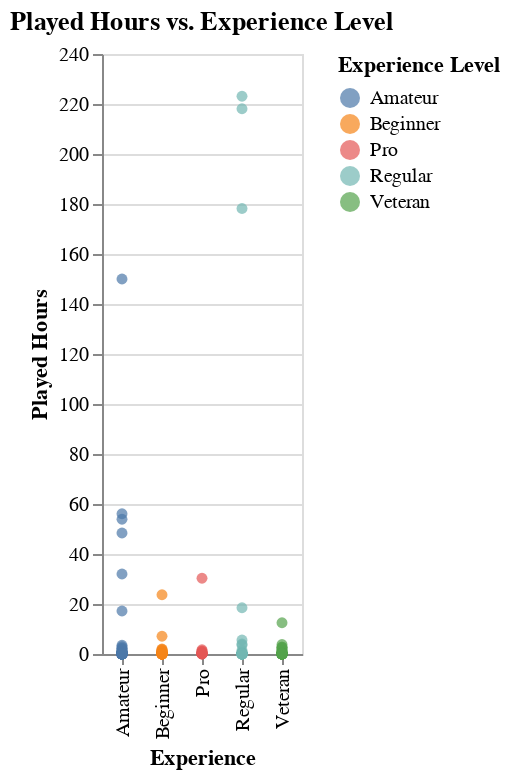

The cell this chart's notebook holds for it:
### Markdown cell above
**Figure 2: Bar plot showing the mean played hours (x axis) for the 5 distinct experience levels (y axis).**

### Code cell
players_plot = alt.Chart(players_wrangled).mark_circle().encode(
    x=alt.X("experience").title("Experience"),
    y=alt.Y("played_hours").title("Played Hours"),
    color=alt.Color("experience").title("Experience Level")
).properties(
    title="Played Hours vs. Experience Level"
)

players_plot

### Figure 1 — Vega specification as saved in the notebook (floating-point values rounded to 4 significant figures; data arrays with more than 128 entries replaced by an {"elided": "..."} marker saying what was removed)
{"$schema": "https://vega.github.io/schema/vega/v5.json", "data": [{"name": "source_0", "values": {"elided": "196 records"}}, {"name": "source_0_x_domain_experience", "values": [{"experience": "Pro"}, {"experience": "Veteran"}, {"experience": "Amateur"}, {"experience": "Regular"}, {"experience": "Beginner"}]}, {"name": "source_0_y_domain_played_hours", "values": [{"min": 0.0, "max": 223.1}]}, {"name": "source_0_color_domain_experience", "values": [{"experience": "Pro"}, {"experience": "Veteran"}, {"experience": "Amateur"}, {"experience": "Regular"}, {"experience": "Beginner"}]}], "signals": [{"name": "x_step", "value": 20}, {"name": "width", "update": "bandspace(domain('x').length, 1, 0.5) * x_step"}], "marks": [{"type": "symbol", "name": "marks", "from": {"data": "source_0"}, "encode": {"update": {"fill": {"field": "experience", "scale": "color"}, "x": {"field": "experience", "scale": "x"}, "opacity": {"value": 0.7}, "y": {"field": "played_hours", "scale": "y"}, "shape": {"value": "circle"}}}, "style": ["circle"]}], "scales": [{"name": "x", "type": "point", "domain": {"data": "source_0_x_domain_experience", "field": "experience", "sort": true}, "range": {"step": {"signal": "x_step"}}, "padding": 0.5}, {"name": "y", "type": "linear", "domain": [{"signal": "(data(\"source_0_y_domain_played_hours\")[0] || {}).min"}, {"signal": "(data(\"source_0_y_domain_played_hours\")[0] || {}).max"}], "range": [{"signal": "height"}, 0], "zero": true, "nice": true}, {"name": "color", "type": "ordinal", "domain": {"data": "source_0_color_domain_experience", "field": "experience", "sort": true}, "range": "category"}], "axes": [{"scale": "y", "zindex": 0, "maxExtent": 0, "domain": false, "orient": "left", "grid": true, "aria": false, "tickCount": {"signal": "ceil(height/40)"}, "minExtent": 0, "gridScale": "x", "labels": false, "ticks": false}, {"scale": "x", "title": "Experience", "labelAngle": 270, "labelAlign": "right", "labelBaseline": "middle", "grid": false, "orient": "bottom", "zindex": 0}, {"scale": "y", "zindex": 0, "title": "Played Hours", "grid": false, "orient": "left", "labelOverlap": true, "tickCount": {"signal": "ceil(height/40)"}}], "title": {"text": "Played Hours vs. Experience Level", "frame": "group"}, "background": "white", "legends": [{"title": "Experience Level", "fill": "color", "symbolType": "circle", "encode": {"symbols": {"update": {"opacity": {"value": 0.7}}}}}], "height": 300, "padding": 5, "style": "cell"}
